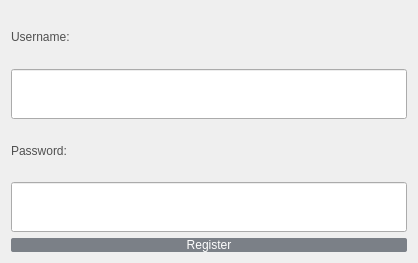
<?xml version="1.0" encoding="UTF-8"?>
<ui version="4.0">
 <class>RegisterDialog</class>
 <widget class="QDialog" name="RegisterDialog">
  <property name="geometry">
   <rect>
    <x>0</x>
    <y>0</y>
    <width>418</width>
    <height>263</height>
   </rect>
  </property>
  <property name="windowTitle">
   <string>Register</string>
  </property>
  <layout class="QVBoxLayout" name="verticalLayout">
   <item>
    <widget class="QLabel" name="label">
     <property name="styleSheet">
      <string notr="true">color: #505050;
font: 15pt &quot;Eras Bold ITC&quot;;;</string>
     </property>
     <property name="text">
      <string>Username:</string>
     </property>
    </widget>
   </item>
   <item>
    <widget class="QLineEdit" name="username_input">
     <property name="minimumSize">
      <size>
       <width>10</width>
       <height>50</height>
      </size>
     </property>
    </widget>
   </item>
   <item>
    <widget class="QLabel" name="label_2">
     <property name="styleSheet">
      <string notr="true">color: #505050;
font: 15pt &quot;Eras Bold ITC&quot;;;</string>
     </property>
     <property name="text">
      <string>Password:</string>
     </property>
    </widget>
   </item>
   <item>
    <widget class="QLineEdit" name="password_input">
     <property name="minimumSize">
      <size>
       <width>10</width>
       <height>50</height>
      </size>
     </property>
     <property name="echoMode">
      <enum>QLineEdit::Password</enum>
     </property>
    </widget>
   </item>
   <item>
    <widget class="QPushButton" name="register_button">
     <property name="styleSheet">
      <string notr="true">QPushButton{
	color: white;
	background-color: #7b8087;
	font: 15pt &quot;Eras Bold ITC&quot;;
	border-radius: 2px;
}

QPushButton:pressed{
	padding-top: 5px;
	padding-left: 5px;
}</string>
     </property>
     <property name="text">
      <string>Register</string>
     </property>
    </widget>
   </item>
  </layout>
 </widget>
 <resources/>
 <connections/>
</ui>
